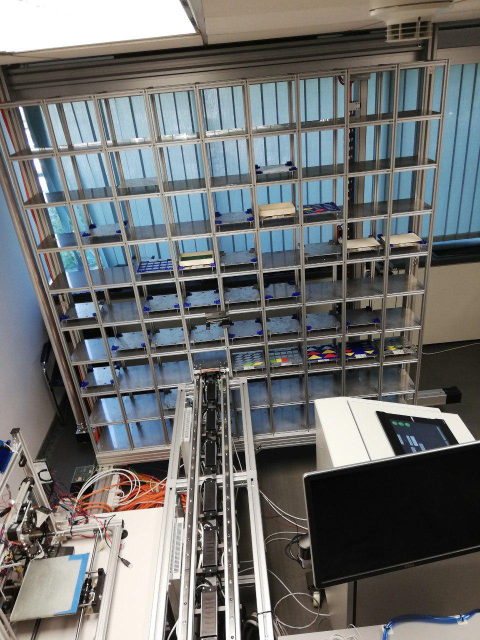
#> input picture prova.jpg, 960 x 1280 px (shown at 1/2 size)
$ python code.py   (older library calls are emulated)
#> lines starting #> are read from the running program, lines starting #| are printed output that depends on the picture
import numpy as np
import sys
import json
from PIL import Image
import matplotlib.pyplot as plt
from scipy import misc
from scipy import ndimage
import cv2 as cv2
import imutils

y = 270
x = 350

quality_val = 100
nbins = 5
#faccio la foto
pic = Image.open("prova.jpg").convert('L')
rot = pic.rotate(-6)
pallet_gray = np.array(rot)
cropped = pallet_gray[y:y+280, x:x+270]
resized = imutils.resize(cropped, 150)

vuota = Image.open("vuota.jpg").convert('L')
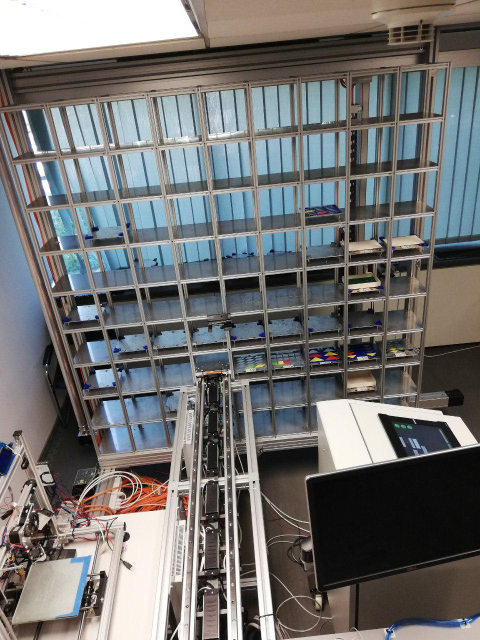
#> input picture vuota.jpg, 960 x 1280 px (shown at 1/2 size)
rotV = vuota.rotate(-6)
pallet_vuota = np.array(rotV)
croppedvuota = pallet_vuota[y:y+280, x:x+270]
resizedV = imutils.resize(croppedvuota, 150)

colori = Image.open("prova.jpg")
#> colori is the input picture: PIL image 960x1280 RGB; mean R, G, B 110.2, 112.1, 111.8
colori = colori.rotate(-6)
colori = colori.crop((355, 268, 620, 547))
#> colori: PIL image 265x279 RGB
colori = colori.resize((150, 150), Image.ANTIALIAS)
#> colori: PIL image 150x150 RGB

def make_histogram(box):
    hist, bin_edges = np.histogram(box, nbins, range=(0, 255))
    #plt.bar(bin_edges[:-1], hist, width=255/nbins)
    #plt.ylim(0, 1500)
    #plt.show()
    return hist


def rangeX(distance,empty,scatola,pallet):
    if distance >= 50 and distance <= 95:
        empty = empty+1
        #print('empty',empty)
        return 'empty',empty, scatola, pallet
    elif distance >= 250 and distance <= 380:
        pallet = pallet+1
        #print('pallet',pallet)
        return 'pallet',empty, scatola, pallet
    elif distance >= 382 and distance <= 405:
        scatola=scatola+1
        #print('scatola',scatola)
        return 'box',empty, scatola, pallet

empty = 0
pallet = 0
scatola = 0
box1 = resized[5:55, 4:48]
box1v = resizedV[10:58, 6:51]
h1 = make_histogram(box1)
#> in make_histogram, `hist, bin_edges = np.histogram(box, nbins, range=(0, 255))`: hist = [0, 338, 553, 1303, 6]; bin_edges = [0, 51, 102, 153, 204, 255]
#> h1 = [0, 338, 553, 1303, 6]
h1v = make_histogram(box1v)
#> h1v = [0, 308, 570, 1264, 18]
dist1 = np.linalg.norm(h1-h1v)
#> dist1 = 53.42
fig1,empty, scatola, pallet = rangeX(dist1,empty, scatola, pallet)
#> fig1 = 'empty'; empty = 1; scatola = 0; pallet = 0

box2 = resized[6:54, 53:100]
box2v = resizedV[8:57, 57:103]
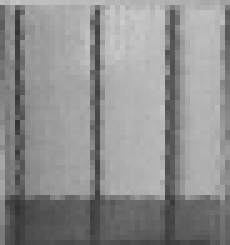
#> box2v: shape (49, 46) (shown 5 times larger); min 50, max 203, mean 143.3
h2 = make_histogram(box2)
#> h2 = [0, 495, 417, 1344, 0]
h2v = make_histogram(box2v)
#> h2v = [1, 519, 501, 1233, 0]
dist2 = np.linalg.norm(h2-h2v)
#> dist2 = 141.3
fig2,empty, scatola, pallet = rangeX(dist1,empty, scatola, pallet)
#> fig2 = 'empty'; empty = 2

box3 = resized[4:52, 105:150]
box3v = resizedV[8:56, 109:150]
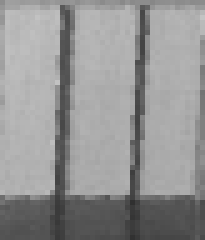
#> box3v: shape (48, 41) (shown 5 times larger); min 48, max 195, mean 148.2
h3 = make_histogram(box3)
#> h3 = [94, 363, 427, 1275, 1]
h3v = make_histogram(box3v)
#> h3v = [2, 459, 205, 1302, 0]
dist3 = np.linalg.norm(h3-h3v)
#> dist3 = 260.2
fig3,empty, scatola, pallet = rangeX(dist3,empty, scatola, pallet)
#> fig3 = 'pallet'; pallet = 1

box4 = resized[58:104, 5:51]
box4v = resizedV[64:107, 6:52]
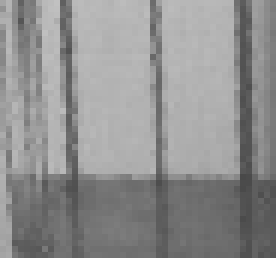
#> box4v: shape (43, 46) (shown 6 times larger); min 73, max 193, mean 143.9
h4 = make_histogram(box4)
#> h4 = [0, 299, 767, 1017, 33]
h4v = make_histogram(box4v)
#> h4v = [0, 239, 776, 963, 0]
dist4 = np.linalg.norm(h4-h4v)
#> dist4 = 87.67
fig4,empty, scatola, pallet = rangeX(dist4,empty, scatola, pallet)
#> fig4 = 'empty'; empty = 3

box5 = resized[61:103, 55:100]
box5v = resizedV[64:107, 58:101]
h5 = make_histogram(box5)
#> h5 = [261, 274, 915, 440, 0]
h5v = make_histogram(box5v)
#> h5v = [0, 471, 805, 573, 0]
dist5 = np.linalg.norm(h5-h5v)
#> dist5 = 369.8
fig5,empty, scatola, pallet = rangeX(dist5,empty, scatola, pallet)
#> fig5 = 'pallet'; pallet = 2

box6 = resized[60:105, 104:148]
box6v = resizedV[62:106, 107:149]
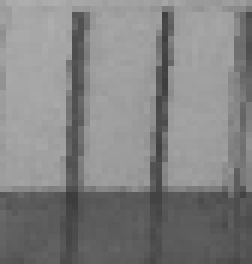
#> box6v: shape (44, 42) (shown 6 times larger); min 60, max 174, mean 131.1
h6 = make_histogram(box6)
#> h6 = [228, 322, 316, 1064, 50]
h6v = make_histogram(box6v)
#> h6v = [0, 621, 292, 935, 0]
dist6 = np.linalg.norm(h6-h6v)
#> dist6 = 401.4
fig6,empty, scatola, pallet = rangeX(dist6,empty, scatola, pallet)
#> fig6 = 'box'; scatola = 1

box7 = resized[106:150, 11:50]
box7v = resizedV[112:151, 12:52]
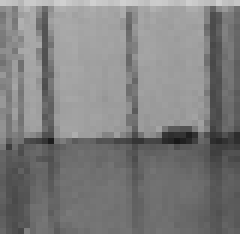
#> box7v: shape (39, 40) (shown 6 times larger); min 24, max 208, mean 126.5
h7 = make_histogram(box7)
#> h7 = [150, 385, 324, 614, 243]
h7v = make_histogram(box7v)
#> h7v = [15, 369, 604, 567, 5]
dist7 = np.linalg.norm(h7-h7v)
#> dist7 = 394.6
fig7,empty, scatola, pallet = rangeX(dist7,empty, scatola, pallet)
#> fig7 = 'box'; scatola = 2

box8 = resized[110:150, 55:98]
box8v = resizedV[114:151, 59:100]
h8 = make_histogram(box8)
#> h8 = [196, 386, 1090, 48, 0]
h8v = make_histogram(box1)
#> h8v = [0, 338, 553, 1303, 6]
dist8 = 370
fig8 ,empty, scatola, pallet= rangeX(dist8,empty, scatola, pallet)
#> fig8 = 'pallet'; pallet = 3

box9 = resized[109:150, 103:145]
box9v = resizedV[113:151, 105:148]
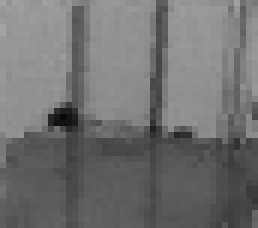
#> box9v: shape (38, 43) (shown 6 times larger); min 9, max 163, mean 113.1
h9 = make_histogram(box9)
#> h9 = [0, 790, 865, 67, 0]
h9v = make_histogram(box9v)
#> h9v = [19, 759, 794, 62, 0]
dist9 = np.linalg.norm(h9-h9v)
#> dist9 = 79.92
fig9,empty, scatola, pallet = rangeX(dist9,empty, scatola, pallet)
#> fig9 = 'empty'; empty = 4


def read_in():
    lines = sys.stdin.readlines()
#> (the run stopped early here; a loop or call above may not have finished)
